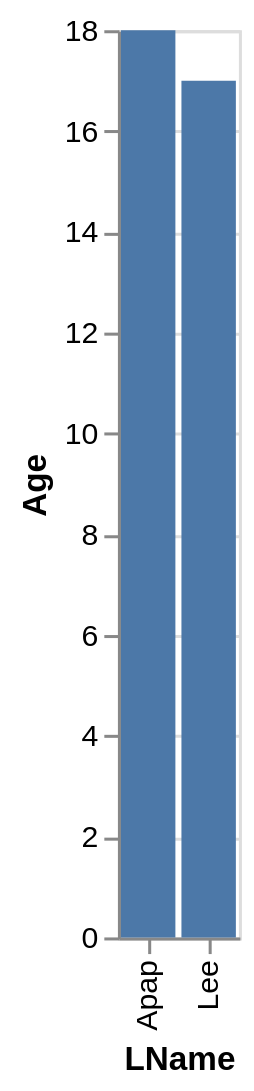

Write a Vega-Lite specification for this figure.
### Vega-Lite specification from a JSON file in a GitHub repository (floating-point values rounded to 4 significant figures)
{"data": {"values": [{"x_data": "Apap", "y_data": 18}, {"x_data": "Lee", "y_data": 17}]}, "mark": "bar", "encoding": {"x": {"field": "x_data", "type": "nominal", "title": "LName", "sort": {"op": "sum", "field": "y_data", "order": "descending"}}, "y": {"field": "y_data", "type": "quantitative", "title": "Age"}}}
